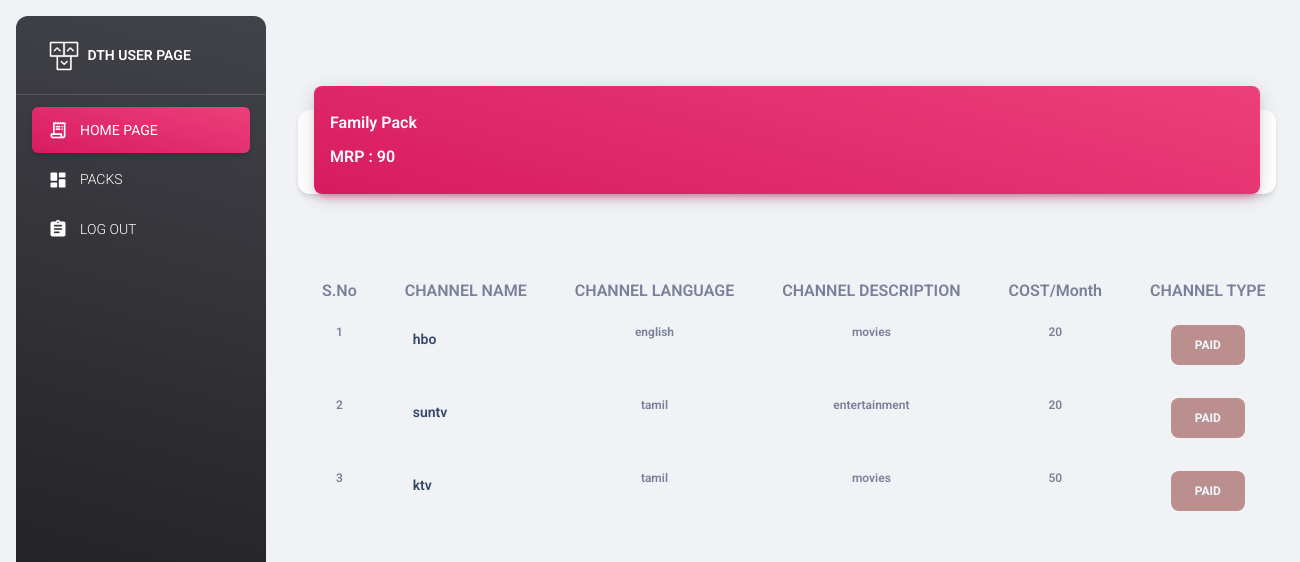
Screenshot of /user_view_pack/1 (signed in) with the database file from the repository.
### ddh/models.py (models this page shows, shortened)
class Pack(models.Model):
    packname=models.CharField(max_length=100)
    price=models.IntegerField()

class Combo(models.Model):
    packname=models.ForeignKey(Pack,on_delete=models.CASCADE)
    channelname=models.CharField(max_length=20)
    channellang=models.CharField(max_length=20)
    channeldes=models.CharField(max_length=20)
    channelamount=models.IntegerField()
    channeltype=models.CharField(max_length=20)
    def __str__(self):
        return self.channelname

### ddh/views.py (the view)
# urls.py: path('user_view_pack/<int:id>',views.user_view_pack,name="user_view_pack"),
def user_view_pack(request,id):
    if 'email' in request.session:
        fk=Pack.objects.get(id=id)
        data=Combo.objects.all().filter(packname_id=fk.id)
        print(data)
        content={
            'data':data,
            'fk':fk,
        }
        return render(request,"pack_details.html",content)

### ddh/templates/pack_details.html (shortened to what this page needs)
{% extends 'home.html' %}
{% block content %}
<main class="main-content position-relative max-height-vh-100 h-100 border-radius-lg ">
    <div class="container-fluid py-4">
      <div class="row">
        <div class="col-12">
          <div class="card my-4">
            <div class="card-header p-0 position-relative mt-n4 mx-3 z-index-2">
              <div class="bg-gradient-primary shadow-primary border-radius-lg pt-4 pb-3">
                <h6 class="text-white text-capitalize ps-3">{{ fk.packname }}</h6>
                <h6 class="text-white text-capitalize ps-3"> MRP : {{ fk.price }}</h6>
              </div>
            </div>
          </div>
        </div>
      </div>
    </div>
  </main>
  <body>
    <div class="container mt-4">
      <div class="row">
        <div class="col">
          <table class="table">
            <thead class="thead-light">
              <tr>
                <th scope="col" class="text-center">S.No</th>
                <th scope="col" class="text-center">CHANNEL NAME</th>
                <th scope="col" class="text-center">CHANNEL LANGUAGE</th>
                <th scope="col" class="text-center">CHANNEL DESCRIPTION </th>
                <th scope="col" class="text-center">COST/month</th>
                <th scope="col" class="text-center">CHANNEL TYPE</th>
              </tr>
            </thead>
            <tbody>
              {% for i in data %}
              <tr>
                <td class="text-center">
                  <p class="text-xs font-weight-bold mb-0">{{ forloop.counter }} </p>
                </td>
                <td>
                  <div class="d-flex px-4 py-1">
                    <div class="d-flex flex-column justify-content-center">
                      <h6 class="mb-0 text-sm">{{ i.channelname }} </h6>
                    </div>
                  </div>
                </td>
                <td class="text-center">
                  <p class="text-xs font-weight-bold mb-0">{{ i.channellang }} </p>
                </td>
                <td class="text-center">
                    <p class="text-xs font-weight-bold mb-0">{{ i.channeldes }} </p>
                  </td>
                  <td class="text-center">
                    <p class="text-xs font-weight-bold mb-0">{{ i.channelamount }} </p>
                  </td>
                  {%  if i.channeltype == 'paid' %}
                  <td class="text-center">
                    <p class="text-xs font-weight-bold mb-0"><button class="btn" style="background-color:#bc8f8f;color:aliceblue;" > {{ i.channeltype }}</button> </p>
                  </td>
                  {% else %}
                  <td class="text-center">
                    <p class="text-xs font-weight-bold mb-0"><button class="btn" style="background-color:#9370db;color:rgb(246, 238, 238);"  >{{ i.channeltype }}</button> </p>
                  </td>
                  {% endif %}
              </tr>
              {% endfor %}
            </tbody>
          </table>
        </div>
      </div>
    </div>
{% endblock %}

### rows the page displays
Pack: packname "Family Pack", price "90"
Combo: channelname "hbo", channellang "english", channeldes "movies", channelamount "20", channeltype "PAID"
Combo: channelname "suntv", channellang "tamil", channeldes "entertainment", channelamount "20", channeltype "PAID"
Combo: channelname "ktv", channellang "tamil", channeldes "movies", channelamount "50", channeltype "PAID"
